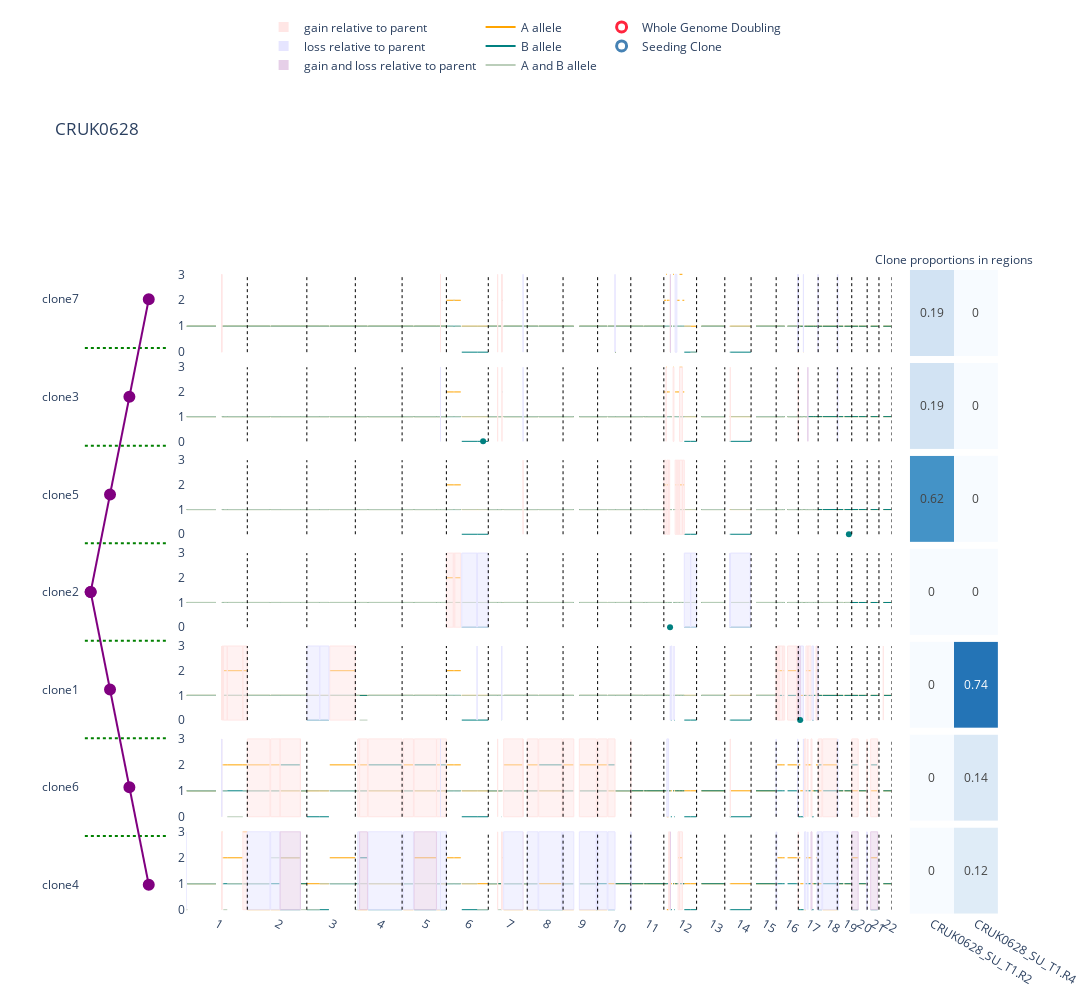

The code cell stored with this chart in its notebook:
### Code cell
CRUK0628_example_plot_CN_changes = plot_cpn_per_clone(tree, alpaca_output,cp_table,clone_info,wgd_calls,chr_table_file,mut_table)
CRUK0628_example_plot_CN_changes.write_image(f'../../figures/Suppfig3c_{tumour_id}_example_cn_changes.pdf')
CRUK0628_example_plot_CN_changes.show()
